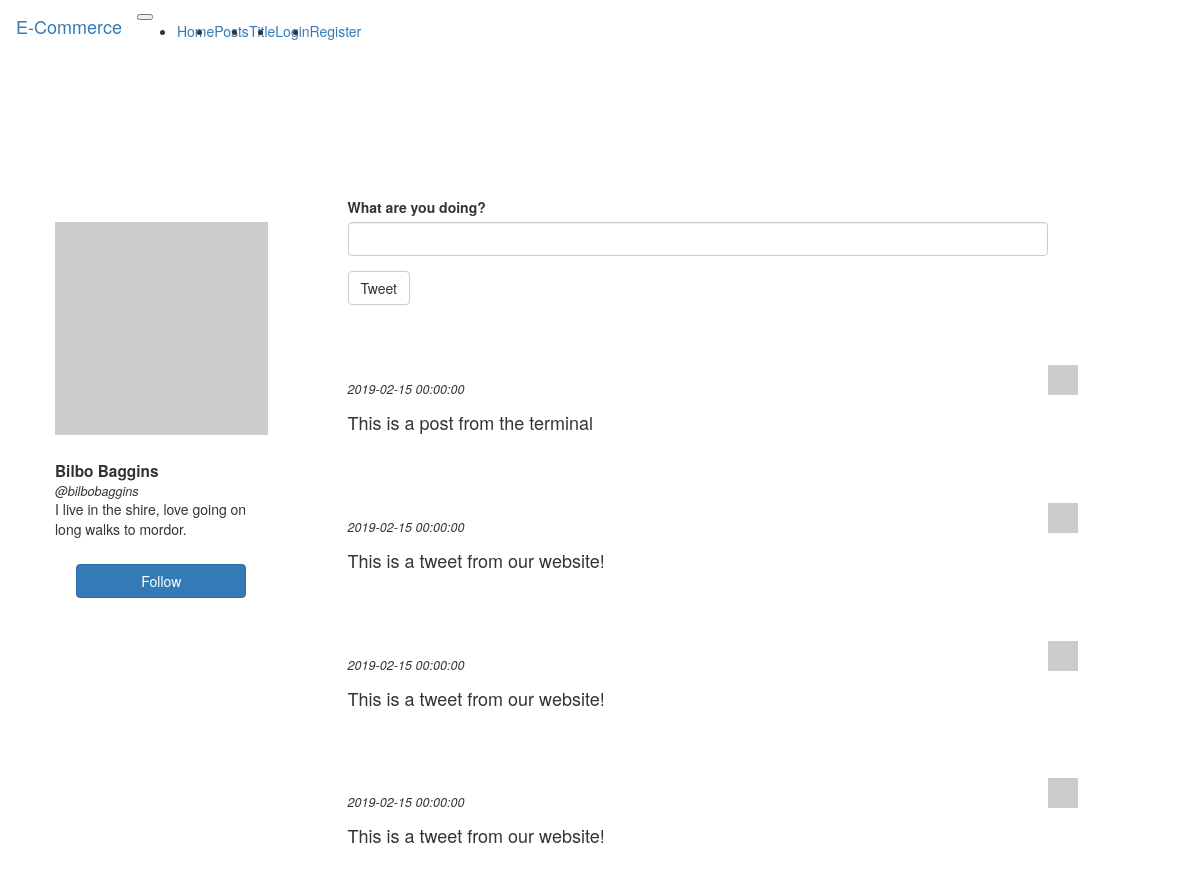
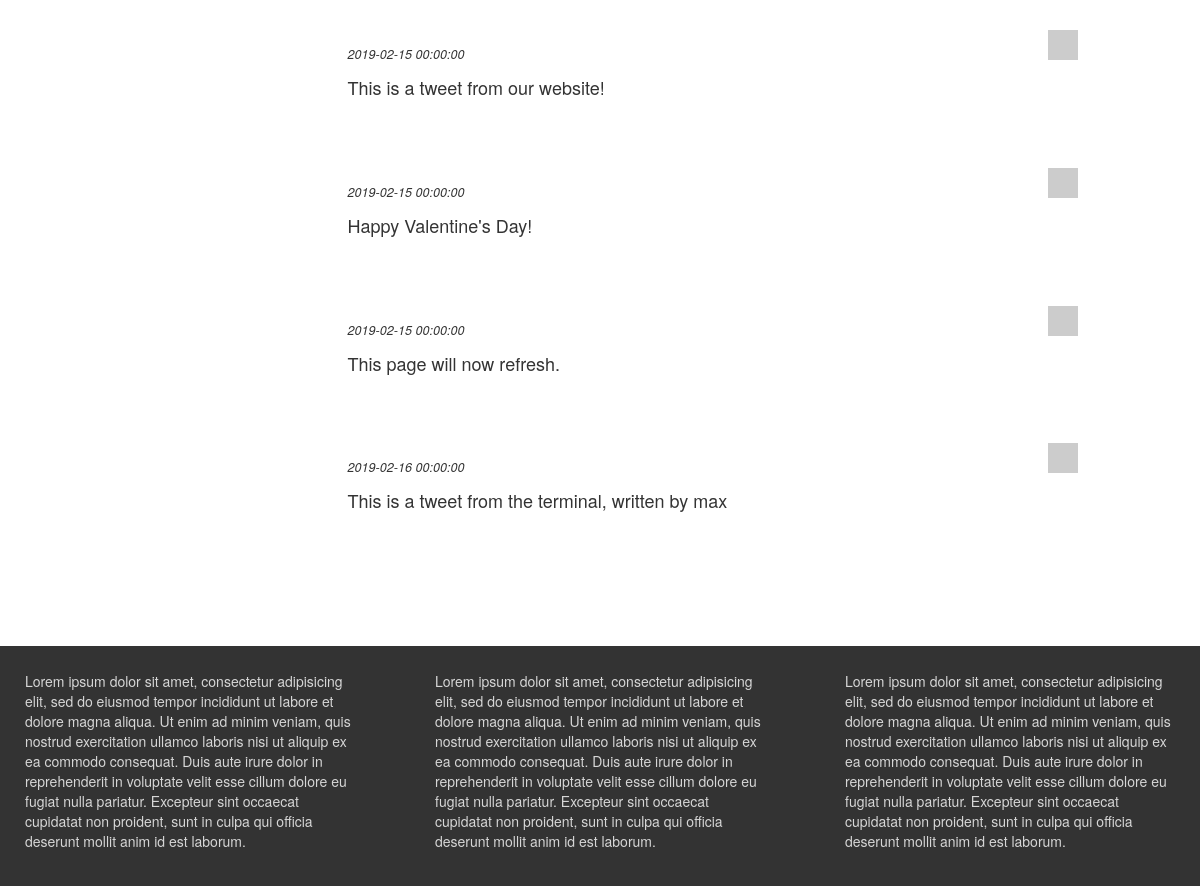
The page /posts on the database its author committed (2 pictures, top to bottom).
### app/models.py (models this page shows)
class Post(db.Model):
    post_id = db.Column(db.Integer, primary_key=True)
    user_id = db.Column(db.Integer, db.ForeignKey('user.id'))
    tweet = db.Column(db.String(140))
    date_posted = db.Column(db.DateTime, default=datetime.now().date())

### app/routes.py (the view)
@app.route('/posts', methods=['GET', 'POST'])
def posts():
    form = PostForm()
    if form.validate_on_submit():
        tweet = form.tweet.data
        post = Post(tweet=tweet)
        db.session.add(post)
        db.session.commit()
        return redirect(url_for('posts'))
    tweets = Post.query.all()
    return render_template('posts.html', title='Posts', form=form, tweets=tweets)

### app/forms.py
class PostForm(FlaskForm):
    tweet = StringField('What are you doing?', validators=[DataRequired()])
    submit = SubmitField('Tweet')

### app/templates/posts.html (shortened to what this page needs)
{% extends 'base.html' %}
{% import 'bootstrap/wtf.html' as wtf %}
{% block app_content %}
  <div class="container top-margin-lg">
    <div class="row">
      <div class="col-md-3">
        <div class="card">
          <div class="card-img-top">
            <img src="http://placehold.it/250x250" alt="Profile Image" class="product-img">
          </div>
          <div class="card-title">Bilbo Baggins</div>
          <div class="card-subtitle">@bilbobaggins</div>
          <div class="card-text">
            <p>I live in the shire, love going on long walks to mordor. </p>
          </div>
          <button class="btn btn-primary">Follow</button>
        </div>
      </div>
      <div class="col-md-8 offset-md-1">
        <div class="row">
          <div class="col-md-12">
            <div class="card">
              {{ wtf.quick_form(form) }}
            </div>
          </div>
        </div>
        {% for post in tweets %}
          <div class="row top-margin-sm">
            <div class="col-md-12">
              <div class="card">
                <img src="http://placehold.it/30x30" alt="Profile Image" class="prof_pic">
                <p class="card-subtitle">{{ post.date_posted }}</p>
                <h4>{{ post.tweet }}</h4>
              </div>
            </div>
          </div>
        {% endfor %}
      </div>
    </div>
  </div>
{% endblock %}

### app/templates/base.html (shortened to what this page needs)
{% extends 'bootstrap/base.html' %}
{% block styles %}
  {{ super() }}
  <link rel="stylesheet" href="../static/css/main.css">
{% endblock %}
{% block navbar %}
<div class="row">
  <div class="col-md-12">
    <nav class="navbar navbar-expand-lg navbar-dark bg-dark">
      <a class="navbar-brand" href="{{ url_for('index') }}">E-Commerce</a>
      <button class="navbar-toggler" type="button" data-toggle="collapse" data-target="#navbarSupportedContent" aria-controls="navbarSupportedContent" aria-expanded="false" aria-label="Toggle navigation">
      </button>
      <div class="collapse navbar-collapse" id="navbarSupportedContent">
        <ul class="navbar-nav mr-auto">
          {% if title == 'Home' %}
            <li class="nav-item active">
          {% else %}
            <li class="nav-item">
          {% endif %}
            <a class="nav-link" href="{{ url_for('index') }}">Home <span class="sr-only">(current)</span></a>
          </li>
          {% if title == 'Posts' %}
            <li class="nav-item active">
          {% else %}
            <li class="nav-item">
          {% endif %}
            <a class="nav-link" href="{{ url_for('posts') }}">Posts</a>
          </li>
          {% if title == 'Title' %}
            <li class="nav-item active">
          {% else %}
            <li class="nav-item">
          {% endif %}
            <a class="nav-link" href="{{ url_for('title') }}">Title</a>
          </li>
          {% if title == 'Login' %}
            <li class="nav-item active">
          {% else %}
            <li class="nav-item">
          {% endif %}
            <a class="nav-link" href="{{ url_for('login') }}">Login</a>
          </li>
          {% if title == 'Register' %}
            <li class="nav-item active">
          {% else %}
            <li class="nav-item">
          {% endif %}
            <a class="nav-link" href="{{ url_for('register') }}">Register</a>
          </li>
        </ul>
      </div>
    </nav>
  </div>
</div>
{% endblock %}
{% block content %}
  {% block app_content %}{% endblock %}
  <footer>
    <div class="row top-margin-lg">
      <div class="col-md-4">
        <p>Lorem ipsum dolor sit amet, consectetur adipisicing elit, sed do eiusmod tempor incididunt ut labore et dolore magna aliqua. Ut enim ad minim veniam, quis nostrud exercitation ullamco laboris nisi ut aliquip ex ea commodo consequat. Duis aute irure dolor in reprehenderit in voluptate velit esse cillum dolore eu fugiat nulla pariatur. Excepteur sint occaecat cupidatat non proident, sunt in culpa qui officia deserunt mollit anim id est laborum.</p>
      </div>
      <div class="col-md-4">
        <p>Lorem ipsum dolor sit amet, consectetur adipisicing elit, sed do eiusmod tempor incididunt ut labore et dolore magna aliqua. Ut enim ad minim veniam, quis nostrud exercitation ullamco laboris nisi ut aliquip ex ea commodo consequat. Duis aute irure dolor in reprehenderit in voluptate velit esse cillum dolore eu fugiat nulla pariatur. Excepteur sint occaecat cupidatat non proident, sunt in culpa qui officia deserunt mollit anim id est laborum.</p>
      </div>
      <div class="col-md-4">
        <p>Lorem ipsum dolor sit amet, consectetur adipisicing elit, sed do eiusmod tempor incididunt ut labore et dolore magna aliqua. Ut enim ad minim veniam, quis nostrud exercitation ullamco laboris nisi ut aliquip ex ea commodo consequat. Duis aute irure dolor in reprehenderit in voluptate velit esse cillum dolore eu fugiat nulla pariatur. Excepteur sint occaecat cupidatat non proident, sunt in culpa qui officia deserunt mollit anim id est laborum.</p>
      </div>
    </div>
  </footer>
{% endblock %}

### app/static/css/main.css (style rules this page uses)
body { overflow-x: hidden; }
.top-margin-lg { margin-top: 100px; }
.top-margin-sm { margin-top: 25px; }
.card { padding: 25px; }
.product-img { display: block; margin: 25px auto; width: 100% }
.card-title { font-weight: bold; font-size: 110%; }
.card-subtitle { font-style: italic; font-size: 90%; }
.card > button { display: block; margin: 25px auto; width: 80%; }
.prof_pic { width: 30px; height: 30px; margin-bottom: 10px; float: right; position: absolute; top: 10px; right: 10px; }
.card>h4 { margin-top: 15px; }
footer { background-color: rgba(0, 0, 0, 0.8); }
footer p { padding: 25px; color: rgba(255, 255, 255, 0.8); }

### rows shown on the page
Post: date_posted "2019-02-15 00:00:00", tweet "This is a post from the terminal"
Post: date_posted "2019-02-15 00:00:00", tweet "This is a tweet from our website!"
Post: date_posted "2019-02-15 00:00:00", tweet "This is a tweet from our website!"
Post: date_posted "2019-02-15 00:00:00", tweet "This is a tweet from our website!"
Post: date_posted "2019-02-15 00:00:00", tweet "This is a tweet from our website!"
Post: date_posted "2019-02-15 00:00:00", tweet "Happy Valentine's Day!"
Post: date_posted "2019-02-15 00:00:00", tweet "This page will now refresh."
Post: date_posted "2019-02-16 00:00:00", tweet "This is a tweet from the terminal, written by max"
